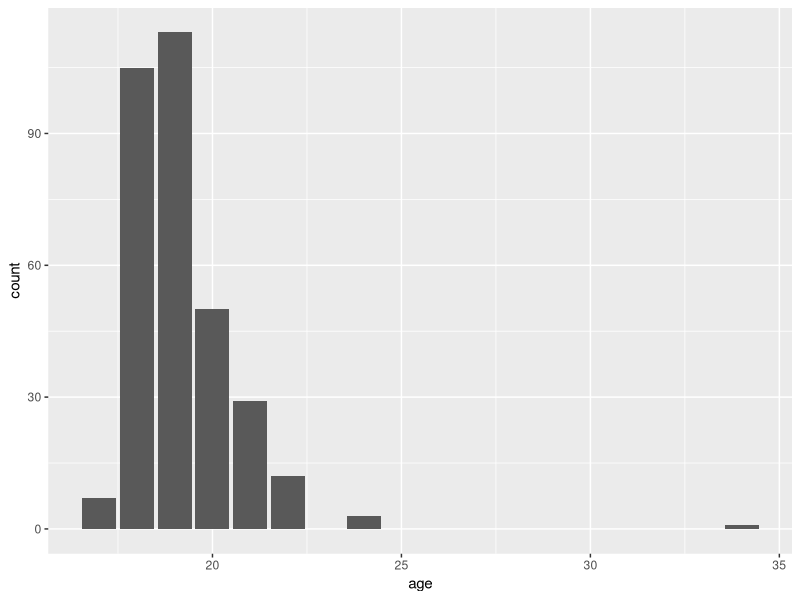
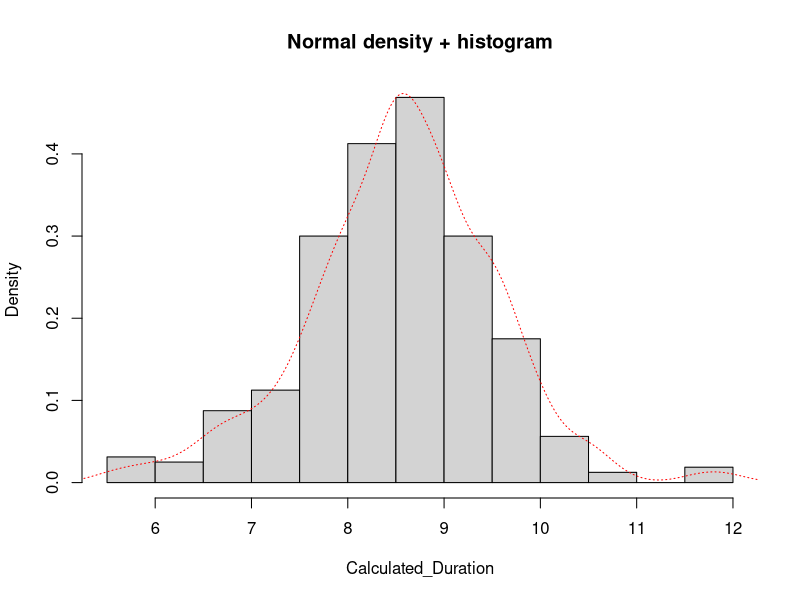
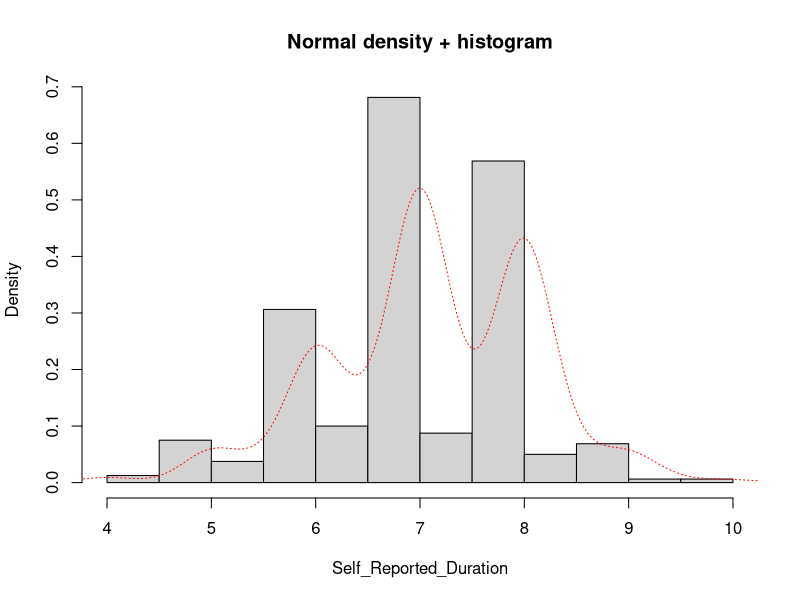
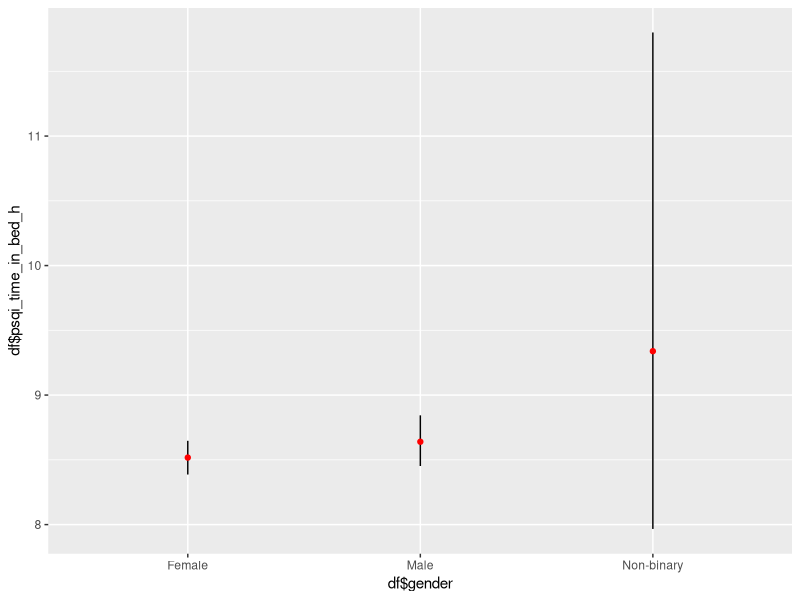
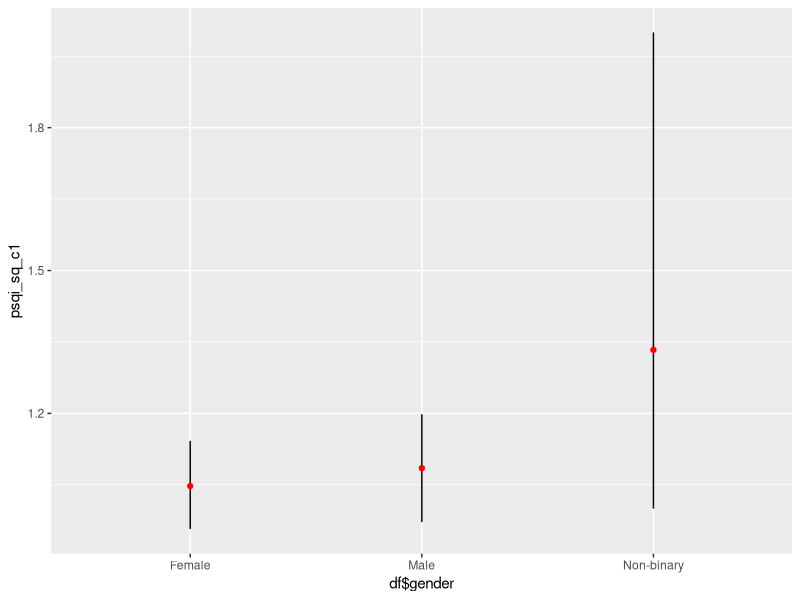
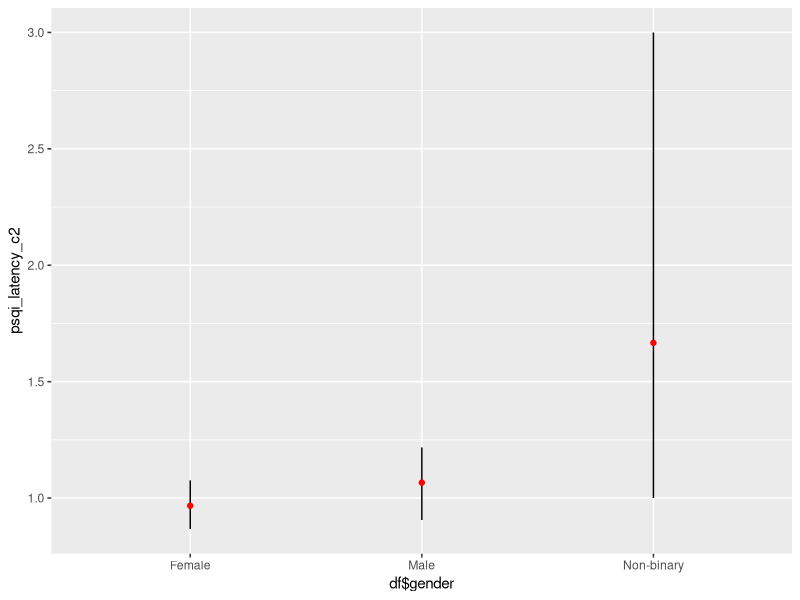
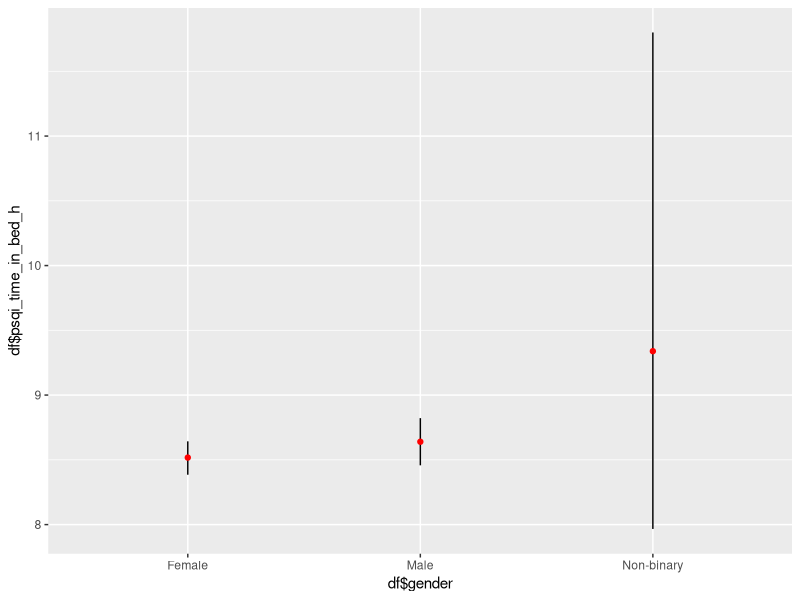
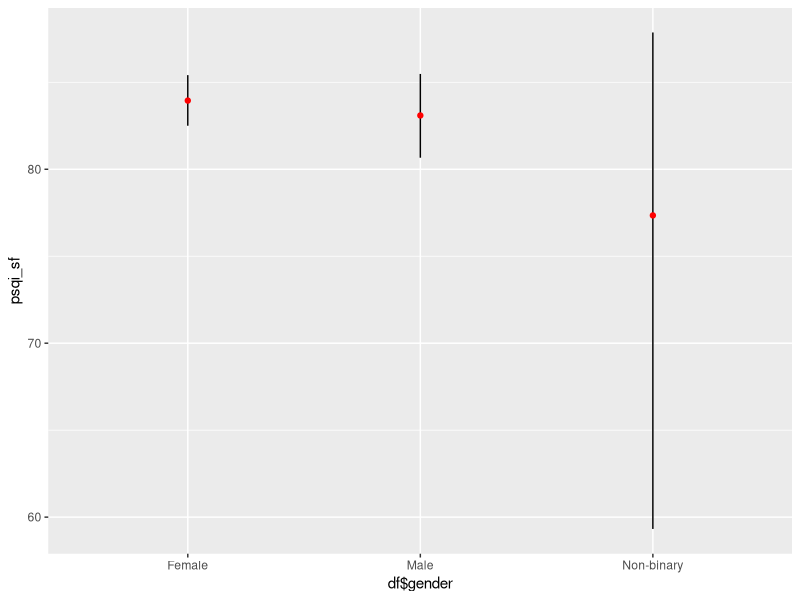

Generate these figures, in order, with R: (Note: this script raises an error after producing the figures.)
## ---- chunk 1
library(tidyverse)
library(psych)
library(GGally)
library(Hmisc)
library(kableExtra)
## ---- chunk 2
df1 <- read.csv("data/data_questionnaire_complete.csv")
## ---- chunk 3
df1 <- df1 %>% 
 filter(psqi_time_in_bed_h < 13)
## ---- chunk 4
# get the clean dataframe
df <- df1 %>% 
  filter(!is.na(psqi_sq_c1),!is.na(pers_neg_total), !is.na(pers_pos_total))
## ---- chunk 5
df <- df %>% 
  mutate (psqi_sf = case_when(
    df$psqi_sf > 100 ~ 100,
    df$psqi_sf <= 100 ~ df$psqi_sf
    ))
## ---- chunk 6
### Age Distribution

ggplot(data = df,
       mapping = aes(x = age)) +
  geom_bar() 

describe(df$age)
sd(df$age, na.rm = FALSE)

describe.by(df$age, df$gender)

### Race 

table(df$race)

### Duration Calculated and Self-Reported

Calculated_Duration <- na.omit(df$psqi_time_in_bed_h)
hist(Calculated_Duration,prob=TRUE,main="Normal density + histogram")
  lines(density(Calculated_Duration),lty="dotted",col="red")
  
sd(df$psqi_time_in_bed_h, na.rm = FALSE)
mean(df$psqi_time_in_bed_h, na.rm = FALSE)
  
Self_Reported_Duration <- na.omit(df$psqi_4)
hist(Self_Reported_Duration,prob=TRUE,main="Normal density + histogram")
  lines(density(Self_Reported_Duration),lty="dotted",col="red")
  
sd(df$psqi_4, na.rm = FALSE)
mean(df$psqi_4, na.rm = FALSE)

cor.test(df$psqi_4, df$psqi_time_in_bed_h)
### Duration and Gender

ggplot(data = df,
       mapping = aes(x = df$gender,
                     y = df$psqi_time_in_bed_h,
                     ))+
  stat_summary(fun.data = "mean_cl_boot",
               geom = "linerange") +
  stat_summary(fun.y = "mean",
               geom = "point",
               color = "red")

### PSQI Components Gender

ggplot(data = df,
       mapping = aes(x = df$gender,
                     y = psqi_sq_c1,
                     ))+
  stat_summary(fun.data = "mean_cl_boot",
               geom = "linerange") +
  stat_summary(fun.y = "mean",
               geom = "point",
               color = "red")

ggplot(data = df,
       mapping = aes(x = df$gender,
                     y = psqi_latency_c2,
                     ))+
  stat_summary(fun.data = "mean_cl_boot",
               geom = "linerange") +
  stat_summary(fun.y = "mean",
               geom = "point",
               color = "red")

ggplot(data = df,
       mapping = aes(x = df$gender,
                     y = df$psqi_time_in_bed_h,
                     ))+
  stat_summary(fun.data = "mean_cl_boot",
               geom = "linerange") +
  stat_summary(fun.y = "mean",
               geom = "point",
               color = "red")

ggplot(data = df,
       mapping = aes(x = df$gender,
                     y = psqi_sf,
                     ))+
  stat_summary(fun.data = "mean_cl_boot",
               geom = "linerange") +
  stat_summary(fun.y = "mean",
               geom = "point",
               color = "red")

SleepQualityDes <- describe(df$psqi_sq_c1)
SleepLatencyDes <- describe(df$psqi_latency_c2)
SleepDurationDes <- describe(df$psqi_duration_c3)
SleepEffeciencyDes <- describe(df$psqi_sf)

DistrPSQIGender <- describeBy (df$psqi_total,group = df$gender)

### distribution of PSQI scores
PSQItotalMean <- df$psqi_total/4
PSQItotalDes <- describe(PSQItotalMean)

ggplot(data = df,
       mapping = aes(x = PSQItotalMean)) +
  geom_density() 


# tempx <- na.omit(df$psqi_total)
# tempx <- tempx / 4
# hist(x,prob=TRUE,main="Normal density + histogram")
#   lines(density(x),lty="dotted",col="red")
                     
## ---- chunk 7
###Test

ggplot(df, aes(x = psqi_total))+
  geom_histogram(aes(y=..density..), colour="black", fill="white")+
  geom_density(alpha=.2, fill="red") 

## ---- chunk 8
### Selecting Items
psqi.df <- df %>% 
  select(psqi_sq_c1,psqi_latency_c2,psqi_duration_c3,psqi_sf_c4)

### Componenten Consistency

alpha(psqi.df)

describe(psqi.df)

### intercorrelation

ggpairs(df %>% 
  select(psqi_sq_c1, psqi_latency_c2, psqi_time_in_bed_h, psqi_sf))

### distribution PSQI_total
PSQI_Total <- df$psqi_total / 4

ggplot(df, aes(x = PSQI_Total))+
  geom_histogram(aes(y=..density..), colour="black", fill="white")+
  geom_density(alpha=.2, fill="red")

sd(PSQI_Total, na.rm = FALSE)
mean(PSQI_Total, na.rm = FALSE)

sd(df$psqi_2, na.rm = FALSE)
mean(df$psqi_2, na.rm = FALSE)

sd(df$psqi_sq_c1, na.rm = FALSE)
mean(df$psqi_sq_c1, na.rm = FALSE)

sd(df$psqi_sf, na.rm = FALSE)
mean(df$psqi_sf, na.rm = FALSE)

sd(df$psqi_4, na.rm = FALSE)
mean(df$psqi_4, na.rm = FALSE)

## ---- chunk 9
### PSQI 1 and NEG
ggplot(data = df, mapping = aes(x = psqi_sq_c1, y = pers_neg_total)) +
  geom_point() +
  geom_smooth(method = "lm")

tmp2 <- lm(df$pers_neg_total ~ df$psqi_sq_c1, data = df)
summary(tmp2)

### which part is contributes to that relationship most (IT IS INTENSITY)

tmp3 <- lm(df$psqi_sq_c1 ~df$pers_neg_act + df$pers_neg_dur + df$pers_neg_int, data = df)
summary(tmp3)

tmp7 <- lm(df$pers_neg_dur ~ df$psqi_sq_c1, data = df)
summary(tmp7)

tmp4 <- lm(df$pers_neg_act ~ df$psqi_sq_c1, data = df)
summary(tmp4)

tmp8 <- lm(df$pers_neg_int ~ df$psqi_sq_c1, data = df)
summary(tmp8)

### PSQI Pos

ggplot(data = df, mapping = aes(x = psqi_sq_c1, y = pers_pos_total)) +
  geom_point() +
  geom_smooth(method = "lm")

tmp3 <- lm(df$psqi_sq_c1 ~df$pers_pos_act + df$pers_pos_dur + df$pers_pos_int, data = df)
summary(tmp3)

tmp4 <- lm(df$pers_pos_total ~ df$psqi_sq_c1, data = df)
summary(tmp4)

tmp4 <- lm(df$pers_pos_dur ~ df$psqi_sq_c1, data = df)
summary(tmp4)

tmp4 <- lm(df$pers_pos_act ~ df$psqi_sq_c1, data = df)
summary(tmp4)

tmp4 <- lm(df$pers_pos_int ~ df$psqi_sq_c1, data = df)
summary(tmp4)

## ---- chunk 10
### PSQI 2 and NEG
ggplot(data = df, mapping = aes(x = psqi_latency_c2, y = pers_neg_total)) +
  geom_point() +
  geom_smooth(method = "lm")

tmp2 <- lm(df$pers_neg_total ~ df$psqi_latency_c2, data = df)
summary(tmp2)

### which part is contributes to that relationship most (IT IS INTENSITY)

tmp3 <- lm(df$psqi_latency_c2 ~df$pers_neg_act + df$pers_neg_dur + df$pers_neg_int, data = df)
summary(tmp3)

tmp7 <- lm(df$pers_neg_dur ~ df$psqi_latency_c2, data = df)
summary(tmp7)

tmp4 <- lm(df$pers_neg_act ~ df$psqi_latency_c2, data = df)
summary(tmp4)

tmp8 <- lm(df$pers_neg_int ~ df$psqi_latency_c2, data = df)
summary(tmp8)

### PSQI Pos

ggplot(data = df, mapping = aes(x = psqi_latency_c2, y = pers_pos_total)) +
  geom_point() +
  geom_smooth(method = "lm")

### which part is contributes to that relationship most (IT IS INTENSITY)

tmp3 <- lm(df$psqi_latency_c2 ~df$pers_pos_act + df$pers_pos_dur + df$pers_pos_int, data = df)
summary(tmp3)

tmp4 <- lm(df$pers_pos_total ~ df$psqi_latency_c2, data = df)
summary(tmp4)

tmp4 <- lm(df$pers_pos_dur ~ df$psqi_latency_c2, data = df)
summary(tmp4)

tmp4 <- lm(df$pers_pos_act ~ df$psqi_latency_c2, data = df)
summary(tmp4)

tmp4 <- lm(df$pers_pos_int ~ df$psqi_latency_c2, data = df)
summary(tmp4)
## ---- chunk 11
### PSQI 3 and NEG
ggplot(data = df, mapping = aes(x = psqi_4, y = pers_neg_total)) +
  geom_point() +
  geom_smooth(method = "lm")

tmp2 <- lm(df$pers_neg_total ~ df$psqi_time)
summary(tmp2)

### which part is contributes to that relationship most (IT IS INTENSITY)

tmp3 <- lm(df$psqi_4 ~df$pers_neg_act + df$pers_neg_dur + df$pers_neg_int, data = df)
summary(tmp3)

tmp7 <- lm(df$pers_neg_dur ~ df$psqi_time, data = df)
summary(tmp7)

tmp4 <- lm(df$pers_neg_act ~ df$psqi_4, data = df)
summary(tmp4)

tmp8 <- lm(df$pers_neg_int ~ df$psqi_4, data = df)
summary(tmp8)

### PSQI Pos

ggplot(data = df, mapping = aes(x = psqi_4, y = pers_pos_total)) +
  geom_point() +
  geom_smooth(method = "lm")

### which part is contributes to that relationship most (IT IS INTENSITY)

tmp3 <- lm(df$psqi_4 ~ df$pers_pos_act + df$pers_pos_dur + df$pers_pos_int, data = df)
summary(tmp3)

tmp4 <- lm(df$pers_pos_total ~ df$psqi_4, data = df)
summary(tmp4)

tmp4 <- lm(df$pers_pos_dur ~ df$psqi_4, data = df)
summary(tmp4)

tmp4 <- lm(df$pers_pos_act ~ df$psqi_4, data = df)
summary(tmp4)

tmp4 <- lm(df$pers_pos_int ~ df$psqi_4, data = df)
summary(tmp4)

## CORRELATION BETWEEN REPORTED AND CALCULATED DURATION

tmp2 <- lm(df$psqi_time_in_bed_h ~ df$psqi_4, data = df)
summary(tmp2)

# r^2 = .145 
## ---- chunk 12

### PSQI 4 and NEG
ggplot(data = df, mapping = aes(x = psqi_sf, y = pers_neg_total)) +
  geom_point() +
  geom_smooth(method = "lm")

tmp2 <- lm(df$pers_neg_total ~ df$psqi_sf, data = df)
summary(tmp2)

### which part is contributes to that relationship most (IT IS INTENSITY)

tmp3 <- lm(df$psqi_sf ~df$pers_neg_act + df$pers_neg_dur + df$pers_neg_int, data = df)
summary(tmp3)

tmp7 <- lm(df$pers_neg_dur ~ df$psqi_sf, data = df)
summary(tmp7)

tmp4 <- lm(df$pers_neg_act ~ df$psqi_sf, data = df)
summary(tmp4)

tmp8 <- lm(df$pers_neg_int ~ df$psqi_sf, data = df)
summary(tmp8)

### PSQI Pos

ggplot(data = df, mapping = aes(x = psqi_sf, y = pers_pos_total)) +
  geom_point() +
  geom_smooth(method = "lm")

### which part is contributes to that relationship most (IT IS INTENSITY)

tmp3 <- lm(df$psqi_sf ~ df$pers_pos_act + df$pers_pos_dur + df$pers_pos_int, data = df)
summary(tmp3)

tmp4 <- lm(df$pers_pos_total ~ df$psqi_sf, data = df)
summary(tmp4)

tmp4 <- lm(df$pers_pos_dur ~ df$psqi_sf, data = df)
summary(tmp4)

tmp4 <- lm(df$pers_pos_act ~ df$psqi_sf, data = df)
summary(tmp4)

tmp4 <- lm(df$pers_pos_int ~ df$psqi_sf, data = df)
summary(tmp4)

## ---- chunk 13
### Componenten Consistency
PERSpos.df <- df %>%  
  select(starts_with("pers_pos"), - pers_pos_total)

alpha(PERSpos.df)

PERSneg.df <- df %>% 
  select(starts_with("pers_neg"), - pers_neg_total) 
  
alpha(PERSneg.df)

PERS.df <- df %>% 
  select(participant, starts_with("pers_pos"), starts_with("pers_neg"))

describe(PERS.df)

### intercorrelation

ggpairs(df %>% 
  select(pers_pos_act, pers_pos_dur, pers_pos_int, pers_pos_total))

ggpairs(df %>% 
  select(pers_neg_act, pers_neg_dur, pers_neg_int, pers_neg_total))

sd(df$pers_neg_total, na.rm = FALSE)
mean(df$pers_neg_total, na.rm = FALSE)

sd(df$pers_pos_total, na.rm = FALSE)
mean(df$pers_pos_total, na.rm = FALSE)
## ---- chunk 14

ggpairs(df %>% 
  select(psqi_sq_c1, psqi_latency_c2, psqi_4, psqi_sf, pers_pos_total, pers_neg_total))


## ---- chunk 15

# linear regression for standardized coefficients
lm(scale(pers_neg_total) ~ scale(psqi_sq_c1) + scale(psqi_latency_c2) + scale(psqi_4),data = df) %>% summary()

lm(scale(pers_pos_total) ~ scale(psqi_sq_c1) + scale(psqi_latency_c2) + scale(psqi_4),data = df) %>% summary()



anorex.1 <- lm(pers_neg_total ~ psqi_sq_c1 + psqi_latency_c2 + psqi_4 + psqi_sf ,data = df)
summary(anorex.1)

ggplot(data = df, mapping = aes(x = psqi_sf + psqi_latency_c2 + psqi_4 + psqi_sf, y = pers_neg_total)) +
  geom_point() +
  geom_smooth(method = "lm")

anorex.2 <- lm(df$pers_pos_total ~ df$psqi_sq_c1 + psqi_latency_c2 + psqi_4 + psqi_sf ,data = df)
summary(anorex.2)

ggplot(data = df, mapping = aes(x = psqi_sf + psqi_latency_c2 + psqi_4 + psqi_sf, y = pers_pos_total)) +
  geom_point() +
  geom_smooth(method = "lm")
## ---- chunk 16
ov <- df %>%
  select(psqi_total , psqi_sq_c1 , psqi_latency_c2 , psqi_4 , psqi_sf, pers_neg_total,pers_pos_total )

corr.test(ov)
